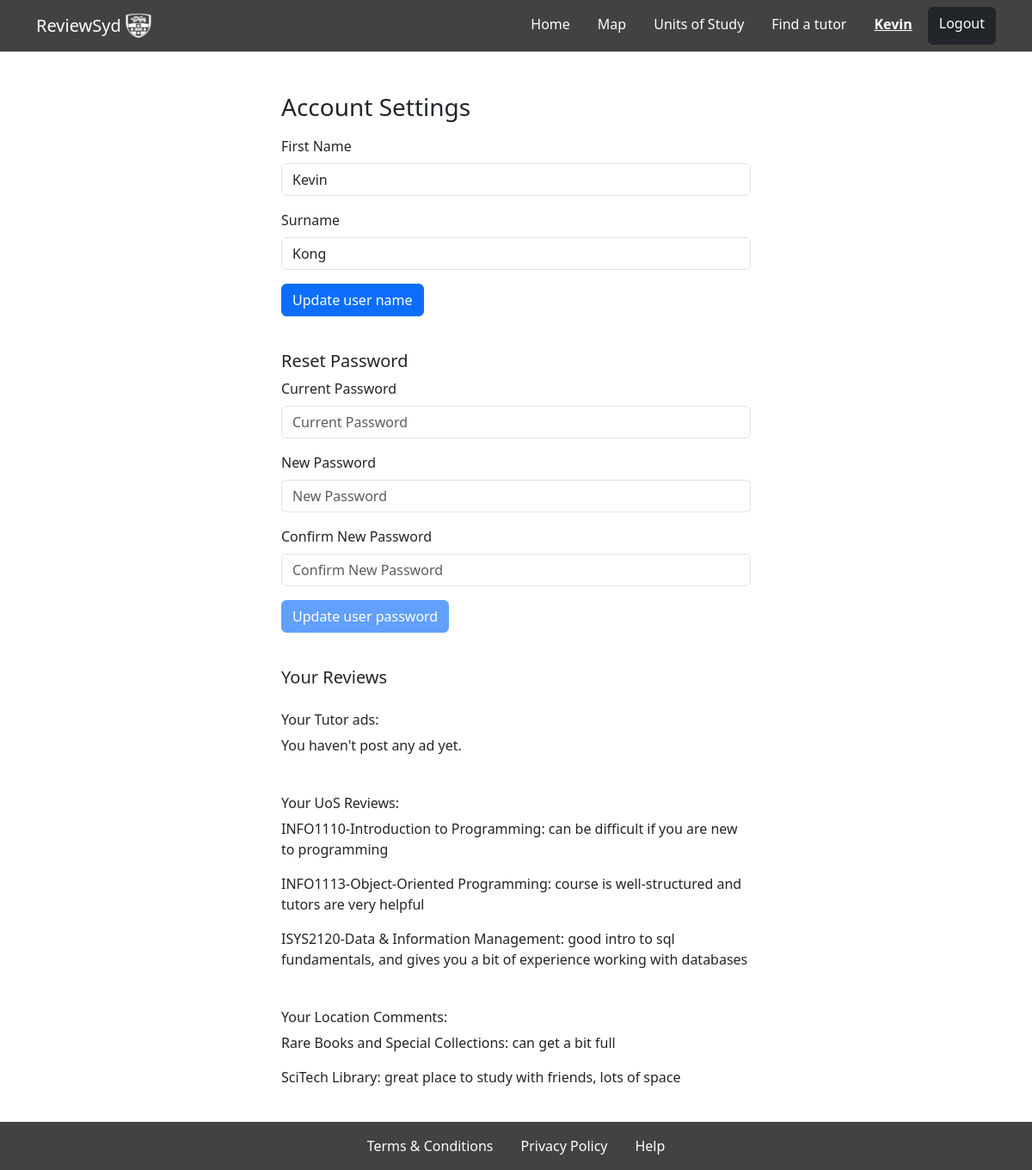
The page /accountSettings/ (signed in) on the database its author committed.
### myapp/models.py (models this page shows)
class UoSComment(models.Model):
    user = models.ForeignKey(User, on_delete=models.CASCADE, null=True, blank=True)
    comment = models.CharField(max_length=255)
    uos = models.ForeignKey(UoS, on_delete=models.CASCADE, related_name='uos_comment', null=True, blank=True)
    report=models.ManyToManyField(User, through='UoSRep', related_name='uos_reports')

class UoS(models.Model):
    code = models.CharField(max_length=255)
    name = models.CharField(max_length=255)

class LocationReviews(models.Model):
    writtenReview = models.CharField(max_length=255)
    like=models.ManyToManyField(User, through='likes', related_name='rev_likes')
    cleanlinessRating = models.IntegerField(validators=[MaxValueValidator(5)],default=0)
    amenitiesRating = models.IntegerField(validators=[MaxValueValidator(5)],default=0)
    noisinessRating = models.IntegerField(validators=[MaxValueValidator(5)],default=0)
    report=models.ManyToManyField(User, through='reports', related_name='rev_reports')
    location = models.ForeignKey(Locations, on_delete=models.CASCADE, related_name='location_reviews')
    user = models.ForeignKey(User, on_delete=models.CASCADE, null=True, blank=True)

class Locations(models.Model):
    name= models.CharField(max_length=255)
    location= models.CharField(max_length=255)
    hours=models.CharField(max_length=255)
    website=models.CharField(max_length=255, blank=True)
    phone_number=models.CharField(max_length=255, blank=True)
    amenities=models.CharField(max_length=255, blank=True)
    avgNoise=models.IntegerField(blank=True, default=0)
    avgAmen=models.IntegerField(blank=True, default=0)
    avgClean=models.IntegerField(blank=True, default=0)
    nearPlaces=models.CharField(max_length=255, blank=True)
    nearby = models.ManyToManyField('self', blank=True)
    image = models.ImageField(upload_to='location_images/', blank=True)
    amenities=models.ManyToManyField(Amenity, blank=True)
    avgOverall=models.IntegerField(blank=True, default=0)

### myapp/views.py (the view)
# urls.py: path("accountSettings/", views.accountSettings, name="accountSettings"),
@login_required
def accountSettings(request):
    user_tutors = Tutor.objects.filter(user=request.user)
    user_uos_comments = UoSComment.objects.filter(user=request.user)
    user_location_reviews = LocationReviews.objects.filter(user=request.user)
    context = {
        "current_user": request.user,
        "user_tutors": user_tutors,
        "user_uos_comments": user_uos_comments,
        "user_location_reviews": user_location_reviews
    }
    return render(request, "accountSettings.html", context)

### myapp/templates/accountSettings.html (shortened to what this page needs)
{% extends "hf.html" %}
{% block content %}
    <div class="container">
        <div class="row">
            <div class="col-md-6 mx-auto" >
                <h3 class="pt-2 pb-2" style="margin-top: 40px">Account Settings</h3>
                <form id="updateNameForm" method="post">
                    <div class="mb-3">
                        <label for="firstName" class="form-label">First Name</label>
                        <input type="text" class="form-control" id="firstName" name="first_name" placeholder="First Name" value="{{ current_user.first_name }}" required>
                    </div>
                    <div class="mb-3">
                        <label for="surname" class="form-label">Surname</label>
                        <input type="text" class="form-control" id="surname" name="last_name" placeholder="Surname" value="{{ current_user.last_name }}" required>
                        <button type="submit" class="btn btn-primary mt-2">Update user name</button>
                    </div>
                </form>
                <form id="accountSettingsForm" action="{% url 'verify_current_password' %}" method="post">
                    <div class="mb-3">
                        <br>
                        <h5>Reset Password</h5>
                        <div class="mb-3">
                            <label for="currentPassword" class="form-label">Current Password</label>
                            <input type="password" class="form-control" id="currentPassword" name="current_password" placeholder="Current Password" required>
                        </div>
                        <div class="mb-3">
                            <label for="newPassword" class="form-label">New Password</label>
                            <input type="password" class="form-control" id="newPassword" name="new_password" placeholder="New Password" required>
                        </div>
                        <div class="mb-3">
                            <label for="confirmNewPassword" class="form-label">Confirm New Password</label>
                            <input type="password" class="form-control" id="confirmNewPassword" name="confirm_new_password" placeholder="Confirm New Password" required>
                        </div>
                    </div>
                    <button type="submit" id="updateButton" class="btn btn-primary">Update user password</button>
                </form>
                <div style="padding-top: 40px; padding-bottom: 80px;">
                <h5 style="padding-bottom: 20px;">Your Reviews</h5>
                <h6>Your Tutor ads:</h6>
                {% if user_tutors %}
                    {% for tutor in user_tutors %}
                        <div>
                            <p>{{ tutor.subject }}: {{ tutor.description|default:"You did not leave an ad description." }}</p>
                        </div>
                    {% endfor %}
                {% else %}
                    <p>You haven't post any ad yet.</p>
                {% endif %}
                <h6 style="padding-top: 30px;">Your UoS Reviews:</h6>
                {% if user_uos_comments %}
                    {% for comment in user_uos_comments %}
                        <div>
                            <p>{{ comment.uos.code }}-{{ comment.uos.name }}: {{ comment.comment }}</p>
                        </div>
                    {% endfor %}
                {% else %}
                    <p>You haven't left any review yet.</p>
                {% endif %}
                <h6 style="padding-top: 30px;">Your Location Comments:</h6>
                {% if user_location_reviews %}
                    {% for review in user_location_reviews %}
                        <div>
                            <p>{{ review.location.name }}: {{ review.writtenReview }}</p>
                        </div>
                    {% endfor %}
                {% else %}
                    <p>You haven't left any comment yet.</p>
                {% endif %}
            </div>
            </div>
        </div>
    </div>
{% endblock %}

### myapp/templates/hf.html (shortened to what this page needs)
{% load static %}
<!DOCTYPE html>
<html>
    <head>
        <link rel="stylesheet" href="{% static 'style.css' %}">
        <link href="https://cdn.jsdelivr.net/npm/bootstrap@5.3.2/dist/css/bootstrap.min.css" rel="stylesheet">
    </head>
<body>
    <nav class="navbar navbar-expand-lg navbar-light navbar-custom">
        <div class="container">
            <a class="navbar-brand" href="{% url 'location list' %}">
                ReviewSyd
                <img src="/static/images/logo-white.png" width="30" height="30" class="d-inline-block align-top" alt="">
            </a>
            <div class="collapse navbar-collapse justify-content-end" id="navbarNav">
                <ul class="navbar-nav">
                    <li class="nav-item">
                        <a class="nav-link {% if navbar == 'home' %} active {% endif %} me-3" aria-current="page" href="{% url 'location list' %}">Home</a>
                    </li>
                    <li class="nav-item">
                        <a class="nav-link {% if navbar == 'locationsMap' %} active {% endif %} me-3" aria-current="page" href="{% url 'locationsMap' %}">Map</a>
                    </li>
                    <li class="nav-item">
                        <a class="nav-link {% if navbar == 'uos' %} active {% endif %} me-3" aria-current="page" href="{% url 'UoSList' %}">Units of Study</a>
                    </li>
                    <li class="nav-item">
                        <a class="nav-link {% if navbar == 'tutor' %} active {% endif %} me-3" aria-current="page" href="{% url 'findTutor' %}">Find a tutor</a>
                    </li>
                    {% if user.is_authenticated %}
                        <li class="nav-item">
                            <a href="{% url 'accountSettings' %}" class="nav-link nav-name" style="color: white; text-decoration: underline; margin-right: 10px;">{{ user.first_name }}</a>
                        </li>
                    {% endif %}
                    {% if not user.is_authenticated %}
                        <a href="{% url 'login_view' %}" class="btn btn-primary rounded-2">Login</a>
                    {% else %}
                        <a href="{% url 'logout_view' %}" class="btn btn-dark rounded-2">Logout</a>
                    {% endif %}
                </ul>
            </div>
        </div>
    </nav>
    <div>
        {% block content %}
        {% endblock content %}
    </div>
    <nav class="navbar navbar-expand-lg navbar-light navbar-custom fixed-bottom" id="botNavbar">
        <div class="container-fluid justify-content-center" id="botNavbar">
            <ul class="navbar-nav">
                <li class="nav-item">
                    <a class="nav-link me-3" href="{% url 'terms and conditions' %}">Terms & Conditions</a>
                </li>
                <li class="nav-item">
                    <a class="nav-link me-3" href="{% url 'privacy' %}">Privacy Policy</a>
                </li>
                <li class="nav-item">
                    <a class="nav-link" href="{% url 'help' %}">Help</a>
                </li>
            </ul>
        </div>
    </nav>
</body>
</body>
</html>

### myapp/templates/hf.html (style rules this page uses)
.navbar-custom { background-color: #424242; }
.navbar-custom .navbar-brand, .navbar-custom .navbar-text, .navbar-custom .navbar-nav .nav-link { color: white; }
.nav-name { background-color: #424242; font-weight: bold; padding: 10px 15px; position: relative; top: -2px; }

### rows shown on the page
UoSComment: uos.code "INFO1110", uos.name "Introduction to Programming", comment "can be difficult if you are new to programming"
UoSComment: uos.code "INFO1113", uos.name "Object-Oriented Programming", comment "course is well-structured and tutors are very helpful"
UoSComment: uos.code "ISYS2120", uos.name "Data & Information Management", comment "good intro to sql fundamentals, and gives you a bit of experience working with databases"
LocationReviews: location.name "Rare Books and Special Collections", writtenReview "can get a bit full"
LocationReviews: location.name "SciTech Library", writtenReview "great place to study with friends, lots of space"

### other values the page prints
{{ user.first_name }} "Kevin"
